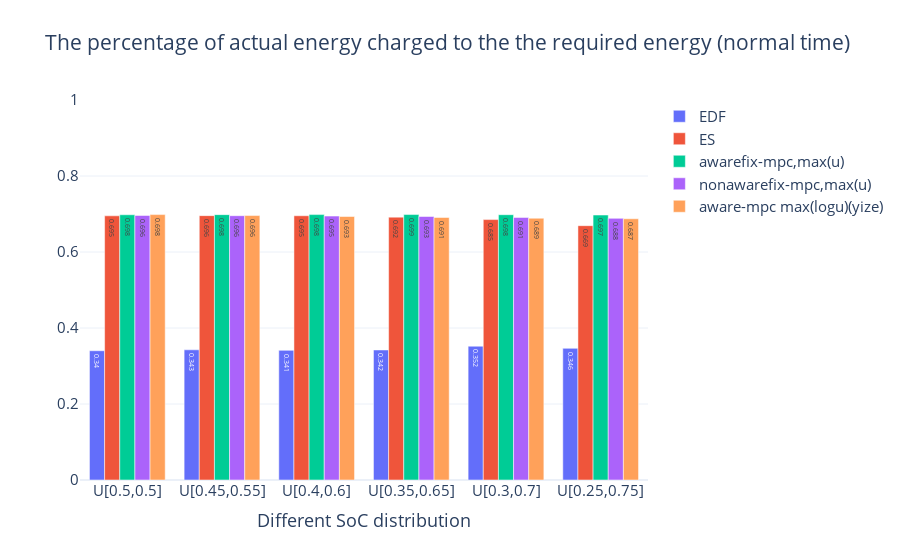

The cell this chart's notebook holds for it:
### Code cell
df = pd.DataFrame(result)
SoC = ['U[0.5,0.5]','U[0.45,0.55]','U[0.4,0.6]','U[0.35,0.65]','U[0.3,0.7]','U[0.25,0.75]']
figure = go.Figure()
#figure.add_trace(go.Bar(name='Aware_fix_u',x=SoC,y=[x[1] for x in df['standardaware']]))
#figure.add_trace(go.Bar(name='Fix_u',x=SoC,y=[x[1] for x in df['standard']]))
idx = 1
figure.add_trace(go.Bar(name='EDF',x=SoC,y=[x[idx] for x in df['EDF']],text=[round(x[idx],3) for x in df['EDF']]))
figure.add_trace(go.Bar(name='ES',x=SoC,y=[x[idx] for x in df['ES']],text=[round(x[idx],3) for x in df['ES']]))
figure.add_trace(go.Bar(name='awarefix-mpc,max(u)',x=SoC,y=[x[idx] for x in df['standardaware']],text=[round(x[idx],3) for x in df['standardaware']]))
figure.add_trace(go.Bar(name='nonawarefix-mpc,max(u)',x=SoC,y=[x[idx] for x in df['standard']],text=[round(x[idx],3) for x in df['standard']]))
figure.add_trace(go.Bar(name='aware-mpc max(logu)(yize)',x=SoC,y=[x[idx] for x in df['aware']],text=[round(x[idx],3) for x in df['aware']]))
figure.update_layout(template='plotly_white',title='The percentage of actual energy charged to the the required energy (normal time)',font=dict(size=15))
figure.update_yaxes(range=[0,1.0])
figure.update_xaxes(title='Different SoC distribution')
figure.show()

### Figure 1 — Plotly figure (JSON) as saved in the notebook; plotly's stock layout.template omitted (floating-point values rounded to 4 significant figures)
{"data": [{"name": "EDF", "text": ["0.34", "0.343", "0.341", "0.342", "0.352", "0.346"], "type": "bar", "x": ["U[0.5,0.5]", "U[0.45,0.55]", "U[0.4,0.6]", "U[0.35,0.65]", "U[0.3,0.7]", "U[0.25,0.75]"], "y": [0.3402, 0.3426, 0.3412, 0.3422, 0.3521, 0.3465]}, {"name": "ES", "text": ["0.695", "0.696", "0.695", "0.692", "0.685", "0.669"], "type": "bar", "x": ["U[0.5,0.5]", "U[0.45,0.55]", "U[0.4,0.6]", "U[0.35,0.65]", "U[0.3,0.7]", "U[0.25,0.75]"], "y": [0.6952, 0.6957, 0.6954, 0.6917, 0.6853, 0.6693]}, {"name": "awarefix-mpc,max(u)", "text": ["0.698", "0.698", "0.698", "0.699", "0.698", "0.697"], "type": "bar", "x": ["U[0.5,0.5]", "U[0.45,0.55]", "U[0.4,0.6]", "U[0.35,0.65]", "U[0.3,0.7]", "U[0.25,0.75]"], "y": [0.698, 0.6983, 0.6984, 0.6985, 0.6981, 0.6973]}, {"name": "nonawarefix-mpc,max(u)", "text": ["0.696", "0.696", "0.695", "0.693", "0.691", "0.688"], "type": "bar", "x": ["U[0.5,0.5]", "U[0.45,0.55]", "U[0.4,0.6]", "U[0.35,0.65]", "U[0.3,0.7]", "U[0.25,0.75]"], "y": [0.6961, 0.6955, 0.6945, 0.6934, 0.6909, 0.6885]}, {"name": "aware-mpc max(logu)(yize)", "text": ["0.698", "0.696", "0.693", "0.691", "0.689", "0.687"], "type": "bar", "x": ["U[0.5,0.5]", "U[0.45,0.55]", "U[0.4,0.6]", "U[0.35,0.65]", "U[0.3,0.7]", "U[0.25,0.75]"], "y": [0.6984, 0.6959, 0.6934, 0.6909, 0.6889, 0.6875]}], "layout": {"font": {"size": 15}, "title": {"text": "The percentage of actual energy charged to the the required energy (normal time)"}, "xaxis": {"title": {"text": "Different SoC distribution"}}, "yaxis": {"range": [0, 1]}}}
